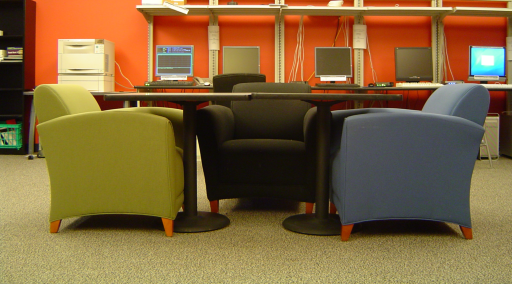
#> input picture TestMatlab/scene_left.png, 512 x 284 px
$ jupyter execute --allow-errors stereo_depth.ipynb
#> lines starting #> are read from the running program, lines starting #| are printed output that depends on the picture
<h3>Camera Calibration and computation of P</h3>
<p>Reference:R.	Hartley	and	A.	Zisserman.	Mul(ple	View	Geometry	in	Computer
Vision</p>

<h3>Stereo Vision in 3 parts</h3>
<h4>Similar Triangles and Projections</h4>
<p>Convention: the image is in front of the PP plane to make the math easier, no inversion or rotation from R<->L </p>
<p>The projection equation below </p>

#<h4>Projection equation matrix multiplication</h4>
#<p>We can turn the calculation of the projection equation into a matrix multiplication</p>

<h4>Stereo Camera Geometry</h4>

The yellow and blue similar triangles produce the disparity equations

<h4>Fundamental Matrix</h4>
<p>F is independent of the scene</p>

[cell 1]
import cv2
import  matplotlib.pyplot as plt

#TBD add code to replicate disparity w/different distance measures

left_img = cv2.imread('scene_left.png')
#> left_img is the input picture: shape (284, 512, 3); mean B, G, R 58.2, 99.5, 128.7
right_img = cv2.imread('scene_right.png')
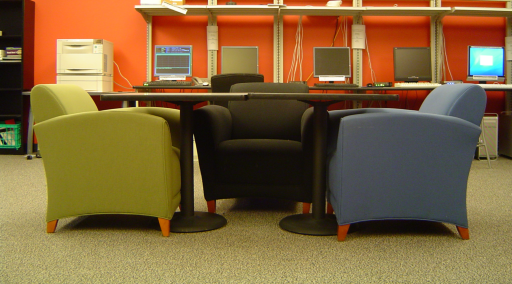
#> input picture TestMatlab/scene_right.png, 512 x 284 px
#> right_img is the input picture: shape (284, 512, 3); mean B, G, R 58.1, 99.2, 127.9
grey_left = cv2.cvtColor(left_img,  cv2.COLOR_BGR2GRAY);
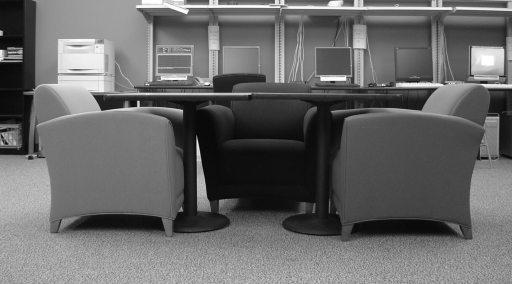
#> grey_left: shape (284, 512); min 7, max 255, mean 103.6
grey_right = cv2.cvtColor(right_img,  cv2.COLOR_BGR2GRAY);
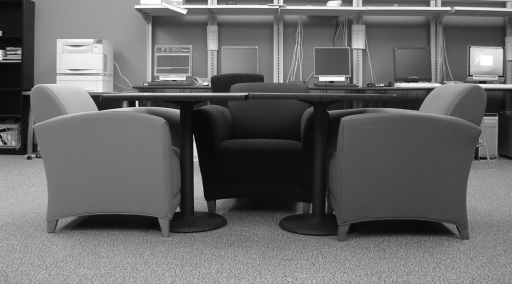
#> grey_right: shape (284, 512); min 8, max 255, mean 103.1
#> (the rest of this cell did not finish here and is left out)
